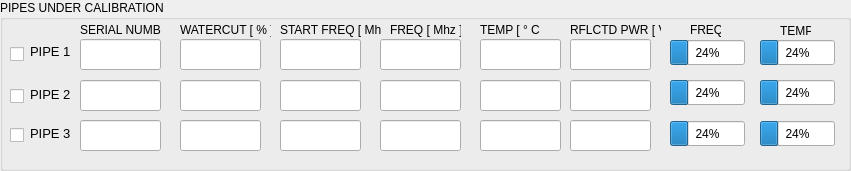
     <widget class="QGroupBox" name="groupBox_7">
      <property name="geometry">
       <rect>
        <x>10</x>
        <y>530</y>
        <width>851</width>
        <height>171</height>
       </rect>
      </property>
      <property name="title">
       <string>PIPES UNDER CALIBRATION</string>
      </property>
      <widget class="QLabel" name="label_98">
       <property name="geometry">
        <rect>
         <x>80</x>
         <y>20</y>
         <width>81</width>
         <height>20</height>
        </rect>
       </property>
       <property name="text">
        <string>SERIAL NUMBER</string>
       </property>
      </widget>
      <widget class="QLabel" name="label_99">
       <property name="geometry">
        <rect>
         <x>180</x>
         <y>20</y>
         <width>91</width>
         <height>20</height>
        </rect>
       </property>
       <property name="text">
        <string>WATERCUT [ % ]</string>
       </property>
      </widget>
      <widget class="QLabel" name="label_100">
       <property name="geometry">
        <rect>
         <x>280</x>
         <y>20</y>
         <width>101</width>
         <height>20</height>
        </rect>
       </property>
       <property name="text">
        <string>START FREQ [ Mhz ]</string>
       </property>
      </widget>
      <widget class="QLabel" name="label_101">
       <property name="geometry">
        <rect>
         <x>390</x>
         <y>20</y>
         <width>71</width>
         <height>20</height>
        </rect>
       </property>
       <property name="text">
        <string>FREQ [ Mhz ]</string>
       </property>
      </widget>
      <widget class="QLabel" name="label_102">
       <property name="geometry">
        <rect>
         <x>480</x>
         <y>20</y>
         <width>61</width>
         <height>20</height>
        </rect>
       </property>
       <property name="text">
        <string>TEMP [ ° C ]</string>
       </property>
      </widget>
      <widget class="QLabel" name="label_103">
       <property name="geometry">
        <rect>
         <x>570</x>
         <y>20</y>
         <width>91</width>
         <height>20</height>
        </rect>
       </property>
       <property name="text">
        <string>RFLCTD PWR [ V ]</string>
       </property>
      </widget>
      <widget class="QProgressBar" name="progressBar">
       <property name="geometry">
        <rect>
         <x>670</x>
         <y>40</y>
         <width>75</width>
         <height>25</height>
        </rect>
       </property>
       <property name="value">
        <number>24</number>
       </property>
       <property name="alignment">
        <set>Qt::AlignCenter</set>
       </property>
      </widget>
      <widget class="QProgressBar" name="progressBar_2">
       <property name="geometry">
        <rect>
         <x>760</x>
         <y>40</y>
         <width>75</width>
         <height>25</height>
        </rect>
       </property>
       <property name="value">
        <number>24</number>
       </property>
       <property name="alignment">
        <set>Qt::AlignCenter</set>
       </property>
      </widget>
      <widget class="QLabel" name="label_105">
       <property name="geometry">
        <rect>
         <x>690</x>
         <y>20</y>
         <width>31</width>
         <height>20</height>
        </rect>
       </property>
       <property name="text">
        <string>FREQ</string>
       </property>
      </widget>
      <widget class="QLabel" name="label_106">
       <property name="geometry">
        <rect>
         <x>780</x>
         <y>20</y>
         <width>31</width>
         <height>21</height>
        </rect>
       </property>
       <property name="text">
        <string>TEMP</string>
       </property>
      </widget>
      <widget class="QProgressBar" name="progressBar_3">
       <property name="geometry">
        <rect>
         <x>760</x>
         <y>80</y>
         <width>75</width>
         <height>25</height>
        </rect>
       </property>
       <property name="value">
        <number>24</number>
       </property>
       <property name="alignment">
        <set>Qt::AlignCenter</set>
       </property>
      </widget>
      <widget class="QProgressBar" name="progressBar_4">
       <property name="geometry">
        <rect>
         <x>670</x>
         <y>80</y>
         <width>75</width>
         <height>25</height>
        </rect>
       </property>
       <property name="value">
        <number>24</number>
       </property>
       <property name="alignment">
        <set>Qt::AlignCenter</set>
       </property>
      </widget>
      <widget class="QProgressBar" name="progressBar_5">
       <property name="geometry">
        <rect>
         <x>760</x>
         <y>121</y>
         <width>75</width>
         <height>25</height>
        </rect>
       </property>
       <property name="value">
        <number>24</number>
       </property>
       <property name="alignment">
        <set>Qt::AlignCenter</set>
       </property>
      </widget>
      <widget class="QProgressBar" name="progressBar_6">
       <property name="geometry">
        <rect>
         <x>670</x>
         <y>121</y>
         <width>75</width>
         <height>25</height>
        </rect>
       </property>
       <property name="value">
        <number>24</number>
       </property>
       <property name="alignment">
        <set>Qt::AlignCenter</set>
       </property>
      </widget>
      <widget class="QCheckBox" name="checkBox">
       <property name="geometry">
        <rect>
         <x>10</x>
         <y>46</y>
         <width>21</width>
         <height>16</height>
        </rect>
       </property>
       <property name="text">
        <string/>
       </property>
      </widget>
      <widget class="QCheckBox" name="checkBox_2">
       <property name="geometry">
        <rect>
         <x>10</x>
         <y>88</y>
         <width>21</width>
         <height>16</height>
        </rect>
       </property>
       <property name="text">
        <string/>
       </property>
      </widget>
      <widget class="QCheckBox" name="checkBox_3">
       <property name="geometry">
        <rect>
         <x>10</x>
         <y>127</y>
         <width>21</width>
         <height>16</height>
        </rect>
       </property>
       <property name="text">
        <string/>
       </property>
      </widget>
      <widget class="QLineEdit" name="lineEdit_2">
       <property name="geometry">
        <rect>
         <x>80</x>
         <y>39</y>
         <width>81</width>
         <height>31</height>
        </rect>
       </property>
       <property name="font">
        <font>
         <pointsize>14</pointsize>
         <weight>50</weight>
         <bold>false</bold>
         <strikeout>false</strikeout>
        </font>
       </property>
       <property name="mouseTracking">
        <bool>true</bool>
       </property>
       <property name="acceptDrops">
        <bool>true</bool>
       </property>
       <property name="inputMask">
        <string/>
       </property>
       <property name="text">
        <string/>
       </property>
       <property name="alignment">
        <set>Qt::AlignCenter</set>
       </property>
       <property name="placeholderText">
        <string/>
       </property>
       <property name="clearButtonEnabled">
        <bool>false</bool>
       </property>
      </widget>
      <widget class="QLineEdit" name="lineEdit_7">
       <property name="geometry">
        <rect>
         <x>80</x>
         <y>80</y>
         <width>81</width>
         <height>31</height>
        </rect>
       </property>
       <property name="font">
        <font>
         <pointsize>14</pointsize>
         <weight>50</weight>
         <bold>false</bold>
         <strikeout>false</strikeout>
        </font>
       </property>
       <property name="mouseTracking">
        <bool>true</bool>
       </property>
       <property name="acceptDrops">
        <bool>true</bool>
       </property>
       <property name="inputMask">
        <string/>
       </property>
       <property name="text">
        <string/>
       </property>
       <property name="alignment">
        <set>Qt::AlignCenter</set>
       </property>
       <property name="placeholderText">
        <string/>
       </property>
       <property name="clearButtonEnabled">
        <bool>false</bool>
       </property>
      </widget>
      <widget class="QLineEdit" name="lineEdit_13">
       <property name="geometry">
        <rect>
         <x>80</x>
         <y>120</y>
         <width>81</width>
         <height>31</height>
        </rect>
       </property>
       <property name="font">
        <font>
         <pointsize>14</pointsize>
         <weight>50</weight>
         <bold>false</bold>
         <strikeout>false</strikeout>
        </font>
       </property>
       <property name="mouseTracking">
        <bool>true</bool>
       </property>
       <property name="acceptDrops">
        <bool>true</bool>
       </property>
       <property name="inputMask">
        <string/>
       </property>
       <property name="text">
        <string/>
       </property>
       <property name="alignment">
        <set>Qt::AlignCenter</set>
       </property>
       <property name="placeholderText">
        <string/>
       </property>
       <property name="clearButtonEnabled">
        <bool>false</bool>
       </property>
      </widget>
      <widget class="QLabel" name="label_104">
       <property name="geometry">
        <rect>
         <x>30</x>
         <y>36</y>
         <width>41</width>
         <height>31</height>
        </rect>
       </property>
       <property name="font">
        <font>
         <pointsize>10</pointsize>
         <weight>50</weight>
         <bold>false</bold>
         <strikeout>false</strikeout>
        </font>
       </property>
       <property name="text">
        <string>PIPE 1</string>
       </property>
      </widget>
      <widget class="QLabel" name="label_107">
       <property name="geometry">
        <rect>
         <x>30</x>
         <y>79</y>
         <width>41</width>
         <height>31</height>
        </rect>
       </property>
       <property name="font">
        <font>
         <pointsize>10</pointsize>
         <weight>50</weight>
         <bold>false</bold>
         <strikeout>false</strikeout>
        </font>
       </property>
       <property name="text">
        <string>PIPE 2</string>
       </property>
      </widget>
      <widget class="QLabel" name="label_108">
       <property name="geometry">
        <rect>
         <x>30</x>
         <y>118</y>
         <width>41</width>
         <height>31</height>
        </rect>
       </property>
       <property name="font">
        <font>
         <pointsize>10</pointsize>
         <weight>50</weight>
         <bold>false</bold>
         <strikeout>false</strikeout>
        </font>
       </property>
       <property name="text">
        <string>PIPE 3</string>
       </property>
      </widget>
      <widget class="QLineEdit" name="lineEdit_3">
       <property name="geometry">
        <rect>
         <x>180</x>
         <y>39</y>
         <width>81</width>
         <height>31</height>
        </rect>
       </property>
       <property name="font">
        <font>
         <pointsize>14</pointsize>
         <weight>50</weight>
         <bold>false</bold>
         <strikeout>false</strikeout>
        </font>
       </property>
       <property name="mouseTracking">
        <bool>true</bool>
       </property>
       <property name="acceptDrops">
        <bool>true</bool>
       </property>
       <property name="inputMask">
        <string/>
       </property>
       <property name="text">
        <string/>
       </property>
       <property name="alignment">
        <set>Qt::AlignCenter</set>
       </property>
       <property name="readOnly">
        <bool>true</bool>
       </property>
       <property name="placeholderText">
        <string/>
       </property>
       <property name="clearButtonEnabled">
        <bool>false</bool>
       </property>
      </widget>
      <widget class="QLineEdit" name="lineEdit_14">
       <property name="geometry">
        <rect>
         <x>180</x>
         <y>120</y>
         <width>81</width>
         <height>31</height>
        </rect>
       </property>
       <property name="font">
        <font>
         <pointsize>14</pointsize>
         <weight>50</weight>
         <bold>false</bold>
         <strikeout>false</strikeout>
        </font>
       </property>
       <property name="mouseTracking">
        <bool>true</bool>
       </property>
       <property name="acceptDrops">
        <bool>true</bool>
       </property>
       <property name="inputMask">
        <string/>
       </property>
       <property name="text">
        <string/>
       </property>
       <property name="alignment">
        <set>Qt::AlignCenter</set>
       </property>
       <property name="readOnly">
        <bool>true</bool>
       </property>
       <property name="placeholderText">
        <string/>
       </property>
       <property name="clearButtonEnabled">
        <bool>false</bool>
       </property>
      </widget>
      <widget class="QLineEdit" name="lineEdit_8">
       <property name="geometry">
        <rect>
         <x>180</x>
         <y>80</y>
         <width>81</width>
         <height>31</height>
        </rect>
       </property>
       <property name="font">
        <font>
         <pointsize>14</pointsize>
         <weight>50</weight>
         <bold>false</bold>
         <strikeout>false</strikeout>
        </font>
       </property>
       <property name="mouseTracking">
        <bool>true</bool>
       </property>
       <property name="acceptDrops">
        <bool>true</bool>
       </property>
       <property name="inputMask">
        <string/>
       </property>
       <property name="text">
        <string/>
       </property>
       <property name="alignment">
        <set>Qt::AlignCenter</set>
       </property>
       <property name="readOnly">
        <bool>true</bool>
       </property>
       <property name="placeholderText">
        <string/>
       </property>
       <property name="clearButtonEnabled">
        <bool>false</bool>
       </property>
      </widget>
      <widget class="QLineEdit" name="lineEdit_4">
       <property name="geometry">
        <rect>
         <x>280</x>
         <y>39</y>
         <width>81</width>
         <height>31</height>
        </rect>
       </property>
       <property name="font">
        <font>
         <pointsize>14</pointsize>
         <weight>50</weight>
         <bold>false</bold>
         <strikeout>false</strikeout>
        </font>
       </property>
       <property name="mouseTracking">
        <bool>true</bool>
       </property>
       <property name="acceptDrops">
        <bool>true</bool>
       </property>
       <property name="inputMask">
        <string/>
       </property>
       <property name="text">
        <string/>
       </property>
       <property name="alignment">
        <set>Qt::AlignCenter</set>
       </property>
       <property name="readOnly">
        <bool>true</bool>
       </property>
       <property name="placeholderText">
        <string/>
       </property>
       <property name="clearButtonEnabled">
        <bool>false</bool>
       </property>
      </widget>
      <widget class="QLineEdit" name="lineEdit_15">
       <property name="geometry">
        <rect>
         <x>280</x>
         <y>120</y>
         <width>81</width>
         <height>31</height>
        </rect>
       </property>
       <property name="font">
        <font>
         <pointsize>14</pointsize>
         <weight>50</weight>
         <bold>false</bold>
         <strikeout>false</strikeout>
        </font>
       </property>
       <property name="mouseTracking">
        <bool>true</bool>
       </property>
       <property name="acceptDrops">
        <bool>true</bool>
       </property>
       <property name="inputMask">
        <string/>
       </property>
       <property name="text">
        <string/>
       </property>
       <property name="alignment">
        <set>Qt::AlignCenter</set>
       </property>
       <property name="readOnly">
        <bool>true</bool>
       </property>
       <property name="placeholderText">
        <string/>
       </property>
       <property name="clearButtonEnabled">
        <bool>false</bool>
       </property>
      </widget>
      <widget class="QLineEdit" name="lineEdit_9">
       <property name="geometry">
        <rect>
         <x>280</x>
         <y>80</y>
         <width>81</width>
         <height>31</height>
        </rect>
       </property>
       <property name="font">
        <font>
         <pointsize>14</pointsize>
         <weight>50</weight>
         <bold>false</bold>
         <strikeout>false</strikeout>
        </font>
       </property>
       <property name="mouseTracking">
        <bool>true</bool>
       </property>
       <property name="acceptDrops">
        <bool>true</bool>
       </property>
       <property name="inputMask">
        <string/>
       </property>
       <property name="text">
        <string/>
       </property>
       <property name="alignment">
        <set>Qt::AlignCenter</set>
       </property>
       <property name="readOnly">
        <bool>true</bool>
       </property>
       <property name="placeholderText">
        <string/>
       </property>
       <property name="clearButtonEnabled">
        <bool>false</bool>
       </property>
      </widget>
      <widget class="QLineEdit" name="lineEdit_5">
       <property name="geometry">
        <rect>
         <x>380</x>
         <y>39</y>
         <width>81</width>
         <height>31</height>
        </rect>
       </property>
       <property name="font">
        <font>
         <pointsize>14</pointsize>
         <weight>50</weight>
         <bold>false</bold>
         <strikeout>false</strikeout>
        </font>
       </property>
       <property name="mouseTracking">
        <bool>true</bool>
       </property>
       <property name="acceptDrops">
        <bool>true</bool>
       </property>
       <property name="inputMask">
        <string/>
       </property>
       <property name="text">
        <string/>
       </property>
       <property name="alignment">
        <set>Qt::AlignCenter</set>
       </property>
       <property name="readOnly">
        <bool>true</bool>
       </property>
       <property name="placeholderText">
        <string/>
       </property>
       <property name="clearButtonEnabled">
        <bool>false</bool>
       </property>
      </widget>
      <widget class="QLineEdit" name="lineEdit_16">
       <property name="geometry">
        <rect>
         <x>380</x>
         <y>120</y>
         <width>81</width>
         <height>31</height>
        </rect>
       </property>
       <property name="font">
        <font>
         <pointsize>14</pointsize>
         <weight>50</weight>
         <bold>false</bold>
         <strikeout>false</strikeout>
        </font>
       </property>
       <property name="mouseTracking">
        <bool>true</bool>
       </property>
       <property name="acceptDrops">
        <bool>true</bool>
       </property>
       <property name="inputMask">
        <string/>
       </property>
       <property name="text">
        <string/>
       </property>
       <property name="alignment">
        <set>Qt::AlignCenter</set>
       </property>
       <property name="readOnly">
        <bool>true</bool>
       </property>
       <property name="placeholderText">
        <string/>
       </property>
       <property name="clearButtonEnabled">
        <bool>false</bool>
       </property>
      </widget>
      <widget class="QLineEdit" name="lineEdit_10">
       <property name="geometry">
        <rect>
         <x>380</x>
         <y>80</y>
         <width>81</width>
         <height>31</height>
        </rect>
       </property>
       <property name="font">
        <font>
         <pointsize>14</pointsize>
         <weight>50</weight>
         <bold>false</bold>
         <strikeout>false</strikeout>
        </font>
       </property>
       <property name="mouseTracking">
        <bool>true</bool>
       </property>
       <property name="acceptDrops">
        <bool>true</bool>
       </property>
       <property name="inputMask">
        <string/>
       </property>
       <property name="text">
        <string/>
       </property>
       <property name="alignment">
        <set>Qt::AlignCenter</set>
       </property>
       <property name="readOnly">
        <bool>true</bool>
       </property>
       <property name="placeholderText">
        <string/>
       </property>
       <property name="clearButtonEnabled">
        <bool>false</bool>
       </property>
      </widget>
      <widget class="QLineEdit" name="lineEdit_6">
       <property name="geometry">
        <rect>
         <x>480</x>
         <y>39</y>
         <width>81</width>
         <height>31</height>
        </rect>
       </property>
       <property name="font">
        <font>
         <pointsize>14</pointsize>
         <weight>50</weight>
         <bold>false</bold>
         <strikeout>false</strikeout>
        </font>
       </property>
       <property name="mouseTracking">
        <bool>true</bool>
       </property>
       <property name="acceptDrops">
        <bool>true</bool>
       </property>
       <property name="inputMask">
        <string/>
       </property>
       <property name="text">
        <string/>
       </property>
       <property name="alignment">
        <set>Qt::AlignCenter</set>
       </property>
       <property name="readOnly">
        <bool>true</bool>
       </property>
       <property name="placeholderText">
        <string/>
       </property>
       <property name="clearButtonEnabled">
        <bool>false</bool>
       </property>
      </widget>
      <widget class="QLineEdit" name="lineEdit_17">
       <property name="geometry">
        <rect>
         <x>480</x>
         <y>120</y>
         <width>81</width>
         <height>31</height>
        </rect>
       </property>
       <property name="font">
        <font>
         <pointsize>14</pointsize>
         <weight>50</weight>
         <bold>false</bold>
         <strikeout>false</strikeout>
        </font>
       </property>
       <property name="mouseTracking">
        <bool>true</bool>
       </property>
       <property name="acceptDrops">
        <bool>true</bool>
       </property>
       <property name="inputMask">
        <string/>
       </property>
       <property name="text">
        <string/>
       </property>
       <property name="alignment">
        <set>Qt::AlignCenter</set>
       </property>
       <property name="readOnly">
        <bool>true</bool>
       </property>
       <property name="placeholderText">
        <string/>
       </property>
       <property name="clearButtonEnabled">
        <bool>false</bool>
       </property>
      </widget>
      <widget class="QLineEdit" name="lineEdit_11">
       <property name="geometry">
        <rect>
         <x>480</x>
         <y>80</y>
         <width>81</width>
         <height>31</height>
        </rect>
       </property>
       <property name="font">
        <font>
         <pointsize>14</pointsize>
         <weight>50</weight>
         <bold>false</bold>
         <strikeout>false</strikeout>
        </font>
       </property>
       <property name="mouseTracking">
        <bool>true</bool>
       </property>
       <property name="acceptDrops">
        <bool>true</bool>
       </property>
       <property name="inputMask">
        <string/>
       </property>
       <property name="text">
        <string/>
       </property>
       <property name="alignment">
        <set>Qt::AlignCenter</set>
       </property>
       <property name="readOnly">
        <bool>true</bool>
       </property>
       <property name="placeholderText">
        <string/>
       </property>
       <property name="clearButtonEnabled">
        <bool>false</bool>
       </property>
      </widget>
      <widget class="QLineEdit" name="lineEdit_12">
       <property name="geometry">
        <rect>
         <x>570</x>
         <y>39</y>
         <width>81</width>
         <height>31</height>
        </rect>
       </property>
       <property name="font">
        <font>
         <pointsize>14</pointsize>
         <weight>50</weight>
         <bold>false</bold>
         <strikeout>false</strikeout>
        </font>
       </property>
       <property name="mouseTracking">
        <bool>true</bool>
       </property>
       <property name="acceptDrops">
        <bool>true</bool>
       </property>
       <property name="inputMask">
        <string/>
       </property>
       <property name="text">
        <string/>
       </property>
       <property name="alignment">
        <set>Qt::AlignCenter</set>
       </property>
       <property name="readOnly">
        <bool>true</bool>
       </property>
       <property name="placeholderText">
        <string/>
       </property>
       <property name="clearButtonEnabled">
        <bool>false</bool>
       </property>
      </widget>
      <widget class="QLineEdit" name="lineEdit_18">
       <property name="geometry">
        <rect>
         <x>570</x>
         <y>120</y>
         <width>81</width>
         <height>31</height>
        </rect>
       </property>
       <property name="font">
        <font>
         <pointsize>14</pointsize>
         <weight>50</weight>
         <bold>false</bold>
         <strikeout>false</strikeout>
        </font>
       </property>
       <property name="mouseTracking">
        <bool>true</bool>
       </property>
       <property name="acceptDrops">
        <bool>true</bool>
       </property>
       <property name="inputMask">
        <string/>
       </property>
       <property name="text">
        <string/>
       </property>
       <property name="alignment">
        <set>Qt::AlignCenter</set>
       </property>
       <property name="readOnly">
        <bool>true</bool>
       </property>
       <property name="placeholderText">
        <string/>
       </property>
       <property name="clearButtonEnabled">
        <bool>false</bool>
       </property>
      </widget>
      <widget class="QLineEdit" name="lineEdit_19">
       <property name="geometry">
        <rect>
         <x>570</x>
         <y>80</y>
         <width>81</width>
         <height>31</height>
        </rect>
       </property>
       <property name="font">
        <font>
         <pointsize>14</pointsize>
         <weight>50</weight>
         <bold>false</bold>
         <strikeout>false</strikeout>
        </font>
       </property>
       <property name="mouseTracking">
        <bool>true</bool>
       </property>
       <property name="acceptDrops">
        <bool>true</bool>
       </property>
       <property name="inputMask">
        <string/>
       </property>
       <property name="text">
        <string/>
       </property>
       <property name="alignment">
        <set>Qt::AlignCenter</set>
       </property>
       <property name="readOnly">
        <bool>true</bool>
       </property>
       <property name="placeholderText">
        <string/>
       </property>
       <property name="clearButtonEnabled">
        <bool>false</bool>
       </property>
      </widget>
     </widget>
